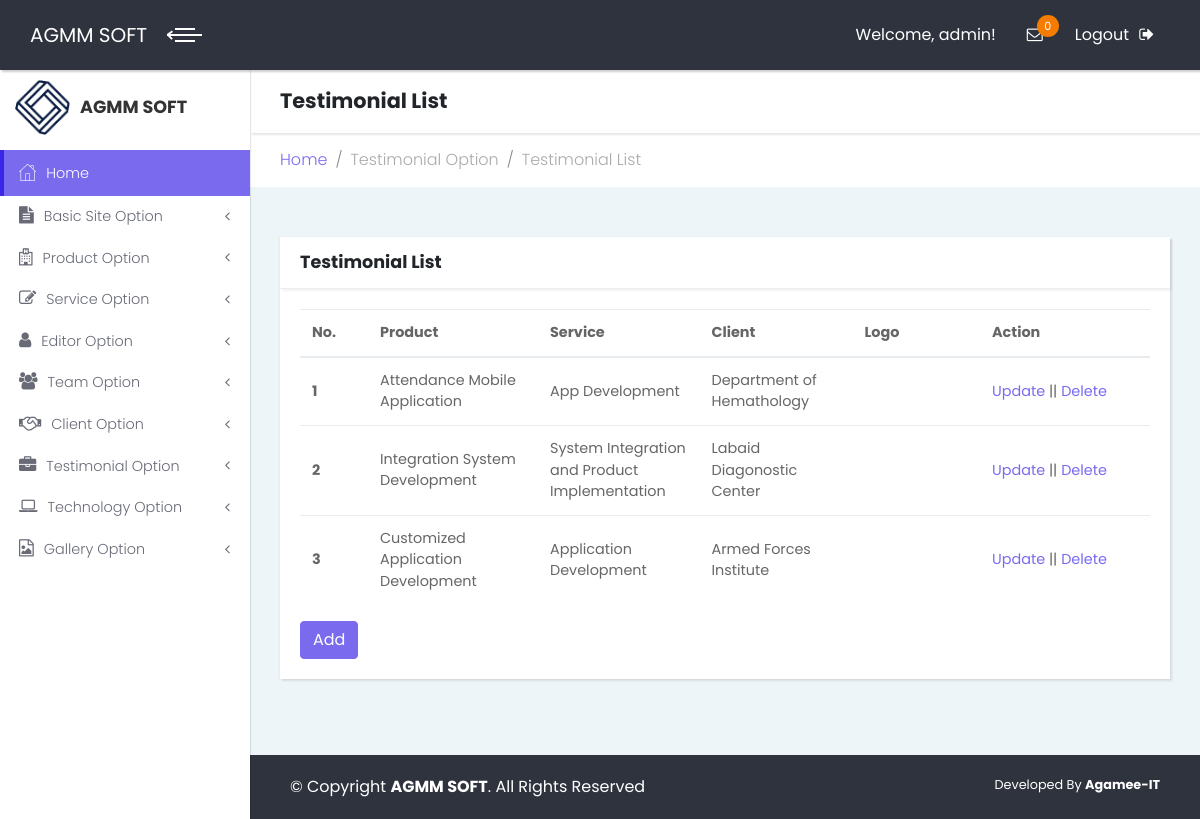
Before: /admin/testimoniallist.php (signed in) with the older database file.
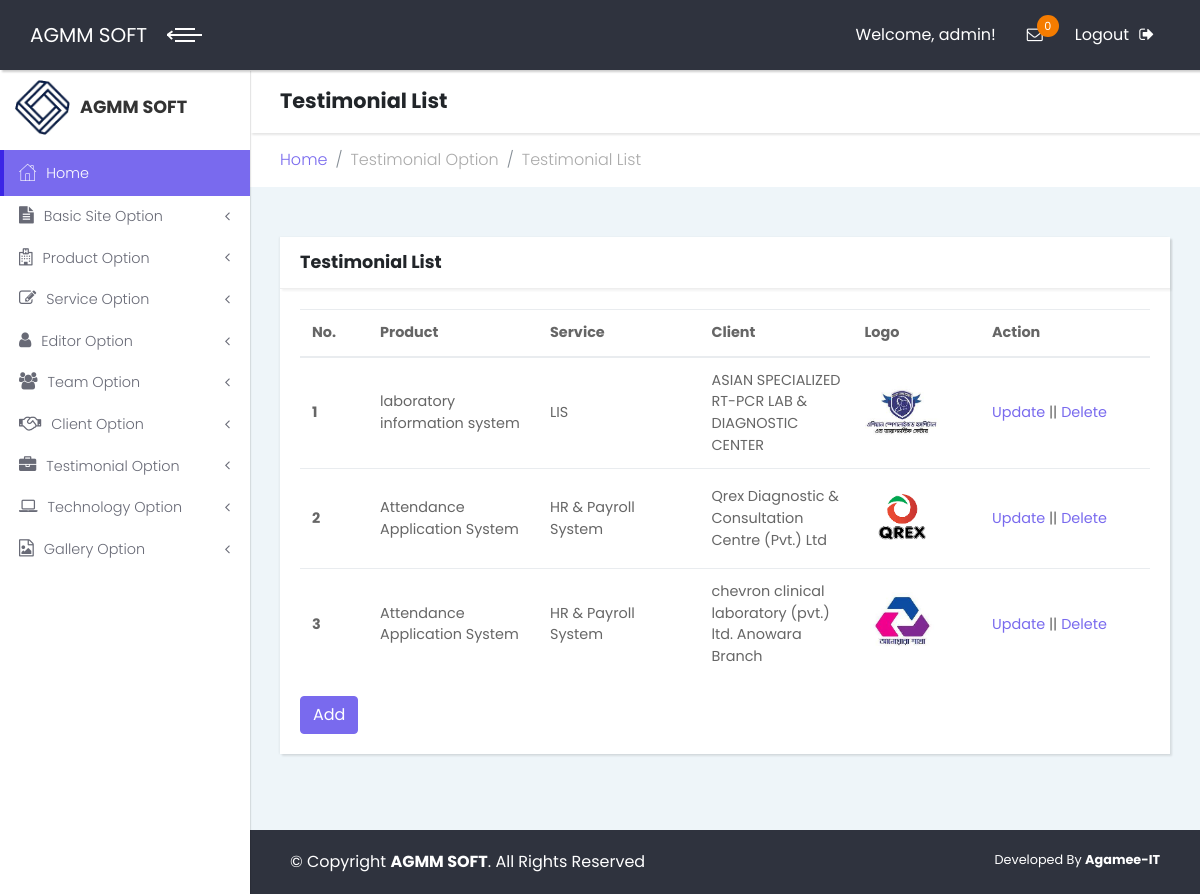
After: the same page with the newer database file.
### tables this page shows
CREATE TABLE `tbl_basic_info` (
  `id` int(11) NOT NULL,
  `name` varchar(255) NOT NULL,
  `slogan` varchar(255) NOT NULL,
  `logo` varchar(255) NOT NULL,
  `favicon` varchar(255) NOT NULL,
  `copyright` text NOT NULL
);

CREATE TABLE `tbl_testimonial` (
  `id` int(11) NOT NULL,
  `service` varchar(255) NOT NULL,
  `product` varchar(255) NOT NULL,
  `logo` varchar(255) NOT NULL,
  `client` varchar(255) NOT NULL,
  `address` text NOT NULL
);

### lib/database.php (called while the page is built, shortened)
<?php
class Database{
	public $host   = DB_HOST;
	public $user   = DB_USER;
	public $pass   = DB_PASS;
	public $dbname = DB_NAME;
	public $link1;
	private function connecDB()
	{
		$this->link1 = new mysqli($this->host, $this->user, $this->pass, $this->dbname);
	}
	public function select($query)
	{
		$result = $this->link1->query($query) or die ($this->link1->error.__LINE__);
		if($result->num_rows > 0){
			return $result;
		}
		else{
			return false;
		}
	}
}
?>

### admin/testimoniallist.php (the view, shortened to what this page needs)
<?php include "inc/header.php"; ?>
<?php include "inc/sidebar.php"; ?>
            <div class="content-inner">
                <header class="page-header">
                    <div class="container-fluid">
                        <h2 class="no-margin-bottom">Testimonial List</h2>
                    </div>
                </header>
                <div class="breadcrumb-holder container-fluid">
                    <ul class="breadcrumb">
                        <li class="breadcrumb-item"><a href="index.php">Home</a></li>
                        <li class="breadcrumb-item active">Testimonial Option</li>
                        <li class="breadcrumb-item active">Testimonial List</li>
                    </ul>
                </div>
                <section class="tables">
                    <div class="container-fluid">
                        <div class="row">
                            <div class="col-md-12">
                                <div class="card">
                                    <div class="card-close">
                                        <div class="dropdown">
                                            <button type="button" id="closeCard1" data-toggle="dropdown" aria-haspopup="true" aria-expanded="false" class="dropdown-toggle"></button>
                                        </div>
                                    </div>
                                    <div class="card-header d-flex align-items-center">
                                        <h3 class="h4">Testimonial List</h3>
                                    </div>
                                    <div class="card-body">
                                        <table class="table">
                                            <thead>
                                                <tr>
                                                    <th width="8%">No.</th>
                                                    <th width="20%">Product</th>
                                                    <th width="19%">Service</th>
                                                    <th width="18%">Client</th>
                                                    <th width="15%">Logo</th>
                                                    <th width="20%">Action</th>
                                                </tr>
                                            </thead>
                                            <tbody>
<?php
	$query = "select * from tbl_testimonial order by id desc";
    $i = 0;
	$post = $db->select($query);
	if($post)
	{
		while($result = $post->fetch_assoc())
		{
			$i++;
?>
                                                <tr>
                                                    <th scope="row" style="vertical-align:middle"><?php echo $i; ?></th>
                                                    <td scope="row" style="vertical-align:middle"><?php echo $result['product'];; ?></td>
                                                    <td scope="row" style="vertical-align:middle"><?php echo $result['service'];; ?></td>
                                                    <td scope="row" style="vertical-align:middle"><?php echo $result['client'];; ?></td>
                                                    <td style="vertical-align:middle"><img  src="<?php echo $result['logo']; ?>" alt="" style="height: 75px;"/></td>
                                                    <td style="vertical-align:middle"><a class="actionLink" href="edittestimonial.php?testId=<?php echo $result['id']; ?>">Update</a>  || <a class="actionLink" onclick= "return confirm('Are you sure to Delete This Testimonial?');" href="?delid=<?php echo $result['id'];?>">Delete</a></td>
                                                </tr>
<?php } } ?>
											</tbody>
                                        </table>
                                        <a href="addtestimonial.php" class="btn btn-primary">Add</a>
                                    </div>
                                </div>
                            </div>
                           </div>
                    </div>
                </section>
<?php include "inc/footer.php"; ?>
            </div>
        </div>
    </div>
</body>
</html>

### admin/inc/header.php (shortened to what this page needs)
<?php include '../lib/database.php'; ?>
<?php
	$db = new Database();
?>
<!DOCTYPE html>
<html>
<head>
    <link rel="stylesheet" href="vendor/bootstrap/css/bootstrap.min.css">
    <link rel="stylesheet" href="vendor/font-awesome/css/font-awesome.min.css">
    <link rel="stylesheet" href="css/fontastic.css">
    <link rel="stylesheet" href="css/style.default.css" id="theme-stylesheet">
    <link rel="stylesheet" href="css/custom.css">
</head>
<body>
    <div class="page">
        <header class="header">
            <nav class="navbar">
                <div class="container-fluid">
                    <div class="navbar-holder d-flex align-items-center justify-content-between">
                        <div class="navbar-header">
                            <a href="index.php" class="navbar-brand">
<?php
    $query = "select * from tbl_basic_info";
    $getData = $db->select($query);
    if($getData)
    {
        while($result = $getData->fetch_assoc())
        {
?>
                                <div class="brand-text brand-big"><span><?php echo $result['name'];?></span></div>
<?php } } ?>
                            </a>
                            <a id="toggle-btn" href="#" class="menu-btn active"><span></span><span></span><span></span></a>
                        </div>
                        <ul class="nav-menu list-unstyled d-flex flex-md-row align-items-md-center">
<?php
		$query = "select count(id) as countId from tbl_contact where status=0";
		$getData = $db->select($query);
		if($getData)
		{
			while($result = $getData->fetch_assoc())
			{
				$countId = $result['countId'];
			}
		}
?>
                            <li class="nav-item dropdown" style="margin-right: 15px"> Welcome, <?php echo $_SESSION['name']; ?>!
                            </li>
                            <li class="nav-item dropdown"> <a id="messages" rel="nofollow" href="inbox.php" class="nav-link"><i class="fa fa-envelope-o"></i><span class="badge bg-orange"><?php echo $countId; ?></span></a>
                            </li>
                            <li class="nav-item"><a href="logout.php" class="nav-link logout">Logout<i class="fa fa-sign-out"></i></a></li>
                        </ul>
                    </div>
                </div>
            </nav>
        </header>

### admin/inc/sidebar.php (shortened to what this page needs)
    <div class="page-content d-flex align-items-stretch">
            <nav class="side-navbar">
<?php
    $query = "select * from tbl_basic_info";
    $getData = $db->select($query);
    if($getData)
    {
        while($result = $getData->fetch_assoc())
        {
?>
                <div class="sidebar-header d-flex align-items-center">
                    <div class="avatar"><img src="<?php echo $result['logo'];?>" alt="..." class="img-fluid rounded-circle"></div>
                    <div class="title">
                        <h1 class="h4"><?php echo $result['name'];?></h1>
                    </div>
                </div>
<?php } } ?>
                <ul class="list-unstyled">
                    <li class="active"><a href="index.php"> <i class="icon-home"></i>Home </a></li>
					<li><a href="#exampledropdownDropdown" aria-expanded="false" data-toggle="collapse"> <i class="fa fa-file-text"></i>Basic Site Option</a>
                    </li>
                    <li><a href="#exampledropdownDropdown7" aria-expanded="false" data-toggle="collapse"> <i class="fa fa-hospital-o"></i>Product Option</a>
                    </li>
                    <li><a href="#exampledropdownDropdown9" aria-expanded="false" data-toggle="collapse"> <i class="fa fa-edit"></i>Service Option</a>
                    </li>
					<li><a href="#exampledropdownDropdown2" aria-expanded="false" data-toggle="collapse"> <i class="fa fa-user"></i>Editor Option</a>
                    </li>
                    <li><a href="#exampledropdownDropdown3" aria-expanded="false" data-toggle="collapse"> <i class="fa fa-users"></i>Team Option</a>
                    </li>
                    <li><a href="#exampledropdownDropdown4" aria-expanded="false" data-toggle="collapse"> <i class="fa fa-handshake-o"></i>Client Option</a>
                    </li>
                    <li><a href="#exampledropdownDropdown5" aria-expanded="false" data-toggle="collapse"> <i class="fa fa-briefcase"></i>Testimonial Option</a>
                    </li>
                    <li><a href="#exampledropdownDropdown6" aria-expanded="false" data-toggle="collapse"> <i class="fa fa-laptop"></i>Technology Option</a>
                    </li>
                    <li><a href="#exampledropdownDropdown8" aria-expanded="false" data-toggle="collapse"> <i class="fa fa-file-image-o"></i>Gallery Option</a>
                    </li>
                </ul>
            </nav>

### admin/inc/footer.php
<footer class="main-footer">
	<div class="container-fluid">
		<div class="row">
			<div class="col-sm-8">
<?php
$query = "select * from tbl_basic_info";
$getData = $db->select($query);
if($getData)
{
	while($result = $getData->fetch_assoc())
	{
?>
				&copy; Copyright <strong><span><?php echo $result['name'];?></span></strong>. All Rights Reserved
<?php } } ?>
			</div>
			<div class="col-sm-4 text-right">
				<p>Developed By <b><a href="#">Agamee-IT</a></b></p>
			</div>
		</div>
	</div>
</footer>

Changed rows visible on the page:
removed tbl_testimonial: product "Customized Application Development", service "Application Development", client "Armed Forces Institute"
added tbl_testimonial: product "laboratory information system", service "LIS", client "ASIAN SPECIALIZED RT-PCR LAB & DIAGNOSTIC CENTER", logo (picture)
changed tbl_testimonial: product "Attendance Mobile Application" → "Attendance Application System"; service "App Development" → "HR & Payroll System"; client "Department of Hemathology" → "Qrex Diagnostic & Consultation Centre (Pvt.) Ltd"; logo: picture added
changed tbl_testimonial: product "Integration System Development" → "Attendance Application System"; service "System Integration and Product Implementation" → "HR & Payroll System"; client "Labaid Diagonostic Center" → "chevron clinical laboratory (pvt.) ltd. Anowara Branch"; logo: picture added
